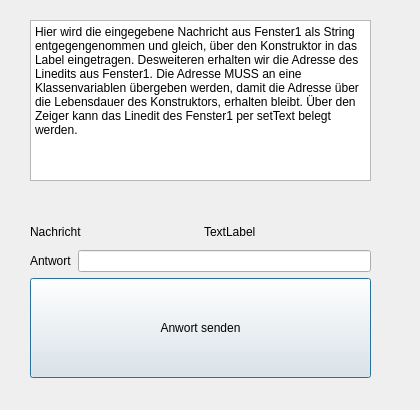
<?xml version="1.0" encoding="UTF-8"?>
<ui version="4.0">
 <class>dlgMitZeigerArgumenten</class>
 <widget class="QDialog" name="dlgMitZeigerArgumenten">
  <property name="geometry">
   <rect>
    <x>0</x>
    <y>0</y>
    <width>420</width>
    <height>410</height>
   </rect>
  </property>
  <property name="windowTitle">
   <string>Dialog</string>
  </property>
  <widget class="QTextEdit" name="textEdit">
   <property name="geometry">
    <rect>
     <x>30</x>
     <y>20</y>
     <width>341</width>
     <height>161</height>
    </rect>
   </property>
   <property name="html">
    <string>&lt;!DOCTYPE HTML PUBLIC &quot;-//W3C//DTD HTML 4.0//EN&quot; &quot;http://www.w3.org/TR/REC-html40/strict.dtd&quot;&gt;
&lt;html&gt;&lt;head&gt;&lt;meta name=&quot;qrichtext&quot; content=&quot;1&quot; /&gt;&lt;meta charset=&quot;utf-8&quot; /&gt;&lt;style type=&quot;text/css&quot;&gt;
p, li { white-space: pre-wrap; }
hr { height: 1px; border-width: 0; }
li.unchecked::marker { content: &quot;\2610&quot;; }
li.checked::marker { content: &quot;\2612&quot;; }
&lt;/style&gt;&lt;/head&gt;&lt;body style=&quot; font-family:'Segoe UI'; font-size:9pt; font-weight:400; font-style:normal;&quot;&gt;
&lt;p style=&quot; margin-top:0px; margin-bottom:0px; margin-left:0px; margin-right:0px; -qt-block-indent:0; text-indent:0px;&quot;&gt;Hier wird die eingegebene Nachricht aus Fenster1 als String entgegengenommen und gleich, über den Konstruktor in das Label eingetragen. Desweiteren erhalten wir die Adresse des Linedits aus Fenster1. Die Adresse MUSS an eine Klassenvariablen übergeben werden, damit die Adresse über die Lebensdauer des Konstruktors, erhalten bleibt. Über den Zeiger kann das Linedit des Fenster1 per setText belegt werden.&lt;/p&gt;&lt;/body&gt;&lt;/html&gt;</string>
   </property>
  </widget>
  <widget class="QWidget" name="layoutWidget">
   <property name="geometry">
    <rect>
     <x>30</x>
     <y>220</y>
     <width>341</width>
     <height>158</height>
    </rect>
   </property>
   <layout class="QVBoxLayout" name="verticalLayout">
    <item>
     <layout class="QHBoxLayout" name="horizontalLayout_2">
      <item>
       <widget class="QLabel" name="label">
        <property name="text">
         <string>Nachricht</string>
        </property>
       </widget>
      </item>
      <item>
       <widget class="QLabel" name="lblNachricht">
        <property name="text">
         <string>TextLabel</string>
        </property>
       </widget>
      </item>
     </layout>
    </item>
    <item>
     <layout class="QHBoxLayout" name="horizontalLayout">
      <item>
       <widget class="QLabel" name="label_3">
        <property name="text">
         <string>Antwort</string>
        </property>
       </widget>
      </item>
      <item>
       <widget class="QLineEdit" name="leAntwort"/>
      </item>
     </layout>
    </item>
    <item>
     <widget class="QPushButton" name="pushButton">
      <property name="minimumSize">
       <size>
        <width>0</width>
        <height>100</height>
       </size>
      </property>
      <property name="text">
       <string>Anwort senden</string>
      </property>
     </widget>
    </item>
   </layout>
  </widget>
 </widget>
 <resources/>
 <connections/>
</ui>
